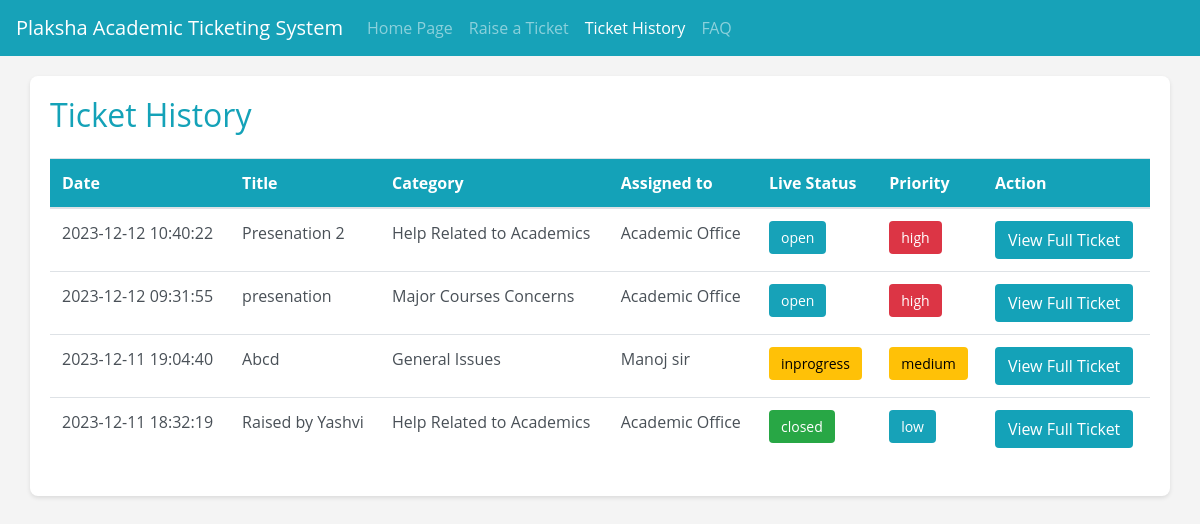
Screenshot of /html/public_html/tickethistory.php (signed in) with the database file from the repository.
### tables this page shows
CREATE TABLE `issues` (
  `ID` int(11) NOT NULL,
  `Date` datetime NOT NULL DEFAULT current_timestamp() ON UPDATE current_timestamp(),
  `Title` varchar(255) NOT NULL,
  `Content` text NOT NULL,
  `Attachments` longblob DEFAULT NULL,
  `Status` varchar(50) DEFAULT NULL,
  `Priority` varchar(50) DEFAULT NULL,
  `Category` varchar(255) DEFAULT NULL,
  `StudentName` varchar(255) NOT NULL,
  `StudentEmail` varchar(255) NOT NULL,
  `AssignedTo` varchar(255) DEFAULT NULL
);

### html/public_html/tickethistory.php (the view, shortened to what this page needs)
<?php
include 'db.php';
try {
    $stmt = $pdo->prepare("SELECT * FROM issues WHERE StudentEmail = ? ORDER BY Date DESC");
    $stmt->bindParam(1, $_SESSION['user_email'], PDO::PARAM_STR);
    $stmt->execute();
    $tickets = $stmt->fetchAll(PDO::FETCH_ASSOC);
} catch (PDOException $e) {
    echo "Error: " . $e->getMessage();
    exit;
}
?>
<!DOCTYPE html>
<html lang="en">
<head>
    <link rel="stylesheet" href="https://stackpath.bootstrapcdn.com/bootstrap/4.5.2/css/bootstrap.min.css">
</head>
<body>
<nav class="navbar navbar-expand-sm bg-info navbar-dark">
    <a class="navbar-brand" href="#">Plaksha Academic Ticketing System</a>
  <ul class="navbar-nav">
    <li class="nav-item ">
      <a class="nav-link" href="index.php">Home Page</a>
    </li>
    <li class="nav-item">
      <a class="nav-link" href="Raiseaticket.php">Raise a Ticket</a>
    </li>
    <li class="nav-item active">
      <a class="nav-link" href="tickethistory.php">Ticket History</a>
    </li>
    <li class="nav-item">
      <a class="nav-link" href="FAQ.php">FAQ</a>
    </li>
  </ul>
</nav>
<div class="container">
        <h2 class="mb-4" style="color: #14a2b8;">Ticket History</h2>
        <table class="table table-custom">
            <thead>
                <tr>
                    <th>Date</th>
                    <th>Title</th>
                    <th>Category</th>
                    <th>Assigned to</th>
                    <th>Live Status</th>
                    <th>Priority</th>
                    <th>Action</th>
                </tr>
            </thead>
            <tbody>
                <?php foreach ($tickets as $ticket): ?>
                    <tr>
                        <td><?php echo htmlspecialchars($ticket['Date']); ?></td>
                        <td><?php echo htmlspecialchars($ticket['Title']); ?></td>
                        <td><?php echo htmlspecialchars($ticket['Category']); ?></td>
                        <td><?php echo htmlspecialchars($ticket['AssignedTo']); ?></td>
                        <td>
                            <span class="status status-<?php echo strtolower(htmlspecialchars($ticket['Status'])); ?>">
                                <?php echo htmlspecialchars($ticket['Status']); ?>
                            </span>
                        </td>
                        <td>
                            <span class="priority priority-<?php echo strtolower(htmlspecialchars($ticket['Priority'])); ?>">
                                <?php echo htmlspecialchars($ticket['Priority']); ?>
                            </span>
                        </td>
                        <td><a href="ticket.php?id=<?php echo htmlspecialchars($ticket['ID']); ?>" class="btn btn-custom">View Full Ticket</a></td>
                    </tr>
                <?php endforeach; ?>
            </tbody>
        </table>
    </div>
</body>
</html>

### html/public_html/tickethistory.php (style rules this page uses)
body { font-family: Open Sans; background-color: #f4f4f4; margin-top: 0px; }
.container { background: white; padding: 20px; border-radius: 8px; box-shadow: 0 2px 4px rgba(0, 0, 0, 0.1); margin-top: 20px; }
.table-custom { color: #495057; }
.table-custom thead th { color: #fff; background-color: #14a2b8; }
.btn-custom { background-color: #14a2b8; color: white; }
.status { display: inline-block; padding: 0.375rem 0.75rem; font-size: 0.875rem; font-weight: 400; line-height: 1.5; text-align: center; vertical-align: middle; border-radius: 0.25rem; color: white; }
.status-open { background-color: #17a2b8; }
.status-inprogress { background-color: #ffc107; color: black; }
.status-closed { background-color: #28a745; }
.priority { display: inline-block; padding: 0.375rem 0.75rem; font-size: 0.875rem; font-weight: 400; line-height: 1.5; text-align: center; vertical-align: middle; border-radius: 0.25rem; color: white; }
.priority-high { background-color: #dc3545; }
.priority-medium { background-color: #ffc107; color: black; }
.priority-low { background-color: #17a2b8; }

### rows the page displays
issues: Date "2023-12-12 10:40:22", Title "Presenation 2", Category "Help Related to Academics", AssignedTo "Academic Office", Status "open", Priority "high"
issues: Date "2023-12-12 09:31:55", Title "presenation", Category "Major Courses Concerns", AssignedTo "Academic Office", Status "open", Priority "high"
issues: Date "2023-12-11 19:04:40", Title "Abcd", Category "General Issues", AssignedTo "Manoj sir", Status "inprogress", Priority "medium"
issues: Date "2023-12-11 18:32:19", Title "Raised by Yashvi", Category "Help Related to Academics", AssignedTo "Academic Office", Status "closed", Priority "low"
